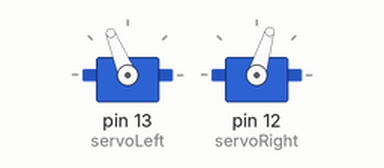
Simulated run of this program. Board: Arduino Uno, built with avr-gcc and run on an emulated ATmega328P. Shown: 2 × servo.

Above: at 0.1 s.
At 10.1 s:
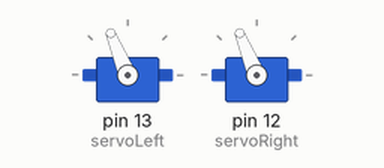
At 21.1 s:
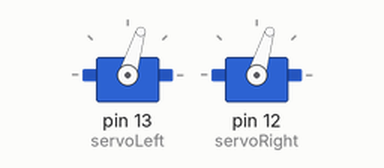
At 22.1 s:
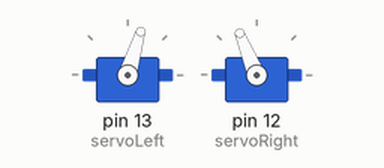
Timing chart, 0 to 23.6 s (numbered marks = the images above):
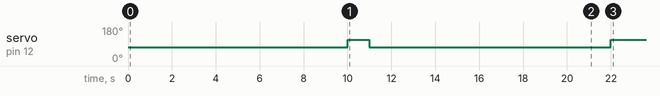

The program:

main.cpp
```cpp
#include <Arduino.h>
#include <Servo.h>
//libraries

Servo servoLeft;
//declaring the right & left servos
Servo servoRight;

void setup() //a setup function that runs once when defined (so nothing needs to be called in main loop)
{
  servoLeft.attach(13);
  //pin 13 connection
  servoRight.attach(12);
  //pin 12 connection


  //Move forwards a certain distance
  servoLeft.writeMicroseconds(1700);
  //left wheel move in the CLOCKWISE direction at full speed (1300 microseconds for pin 13 conections - according to chart)
  servoRight.writeMicroseconds(1300);
  //right wheel  move in the counter-clockwise direction at full speed (which is 1700 microseconds for pin 13 conections)
  delay(10000);
  //power the servos at these speeds/directions for a cvertain amount of time (10 seconds???)


  //Turn right in place for 1 second? (turning the box B)
  servoRight.writeMicroseconds(1700);  //---this will turn right according to chart
  servoLeft.writeMicroseconds(1700);
  delay(1000);

  //Move forwards 10 seconds before adjusting again
  servoLeft.writeMicroseconds(1700);
  servoRight.writeMicroseconds(1300);
  delay(10000);


  //Turn left for 1 second? (for box C)
  servoLeft.writeMicroseconds(1300);
  servoRight.writeMicroseconds(1300);
  delay(1000);

  //Move forwards for 10 seconds to D from C
  servoLeft.writeMicroseconds(1300);
  servoRight.writeMicroseconds(1700);
  delay(10000);

  //after done cut the signals from pins 12 and 13
  servoLeft.detach();
  servoRight.detach();
}

void loop()
{
}
```
